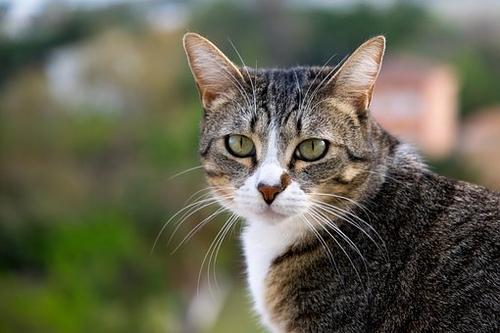
#> input picture cv/data/cat.jpg, 500 x 333 px
$ python '图像直方图均衡化.py'
#> lines starting #> are read from the running program, lines starting #| are printed output that depends on the picture
#!/usr/bin/env python
#coding:utf-8
import cv2
import numpy as np
import matplotlib.pyplot as plt

def ImgHist(img, type):
    color = (255, 255, 255)
    wintitle = "gray"
    if type == 31:
        color = (255, 0, 0)
        wintitle = 'B hist'
    elif type == 32:
        color = (0,255,0)
        wintitle = 'G hist'
    elif type == 33:
        color = (0, 0, 255)
        wintitle = 'R hist'

    hist = cv2.calcHist([img],[0],None, [256], [0.0, 255.0])
    minV, maxV, minI, maxI = cv2.minMaxLoc(hist)

    # 创建画布
    histImg = np.zeros([256,256,3], np.uint8)

    for h in range(0, 256):
        tmpNorm = int(hist[h] * 256 / maxV)
        cv2.line(histImg, (h, 256), (h, 256-tmpNorm), color)

    cv2.imshow('histImg', histImg)
    cv2.waitKey(1000)


def gray_hist(img):
    gray = cv2.cvtColor(img, cv2.COLOR_BGR2GRAY)
    dst = cv2.equalizeHist(gray)
    cv2.imshow('gray_hist', dst)

def color_hist(img):
    simg = cv2.split(img)
    for i in range(0, 3):
        simg[i] = cv2.equalizeHist(simg[i])

    dst = cv2.merge(simg)
    cv2.imshow("color_hist", dst)


def YUV_hist(img):
    yuv = cv2.cvtColor(img, cv2.COLOR_BGR2YUV)

    simg = cv2.split(yuv)
    for i in range(0, 3):
        simg[i] = cv2.equalizeHist(simg[i])

    dst = cv2.merge(simg)

    dst = cv2.cvtColor(dst, cv2.COLOR_YUV2BGR)
    cv2.imshow("yuv_hist", dst)

if __name__ == '__main__':
    img = cv2.imread('data/cat.jpg', 1)
#> img is the input picture: shape (333, 500, 3); mean B, G, R 81.3, 99.5, 100.4
    cv2.imshow('src', img)

    ch_imgs = cv2.split(img)
    for i in range(0,3):
        ImgHist(ch_imgs[i], 31 + i)
#> this loop made 3 passes
#> (maxV in ImgHist, maxI in ImgHist) on passes 1 to 3: (2886, (0, 0)), (2371, (0, 93)), (1634, (0, 85))
#> pass 1, in ImgHist, `cv2.imshow('histImg', histImg)`:
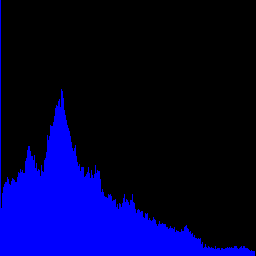
#> window 'histImg': shape (256, 256, 3); mean B, G, R 56.9, 0, 0
#> pass 2, in ImgHist (call 2), `cv2.imshow('histImg', histImg)`:
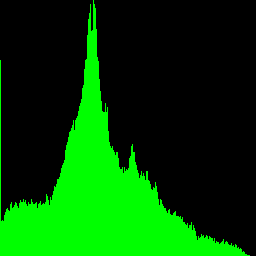
#> window 'histImg': shape (256, 256, 3); mean B, G, R 0, 69.4, 0

    gray_hist(img)
#> in gray_hist, `gray = cv2.cvtColor(img, cv2.COLOR_BGR2GRAY)`:
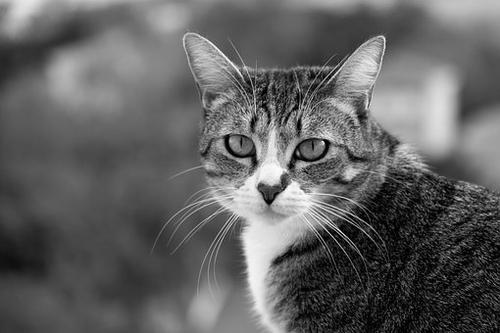
#> gray: shape (333, 500); min 0, max 255, mean 97.7
#> in gray_hist, `dst = cv2.equalizeHist(gray)`:
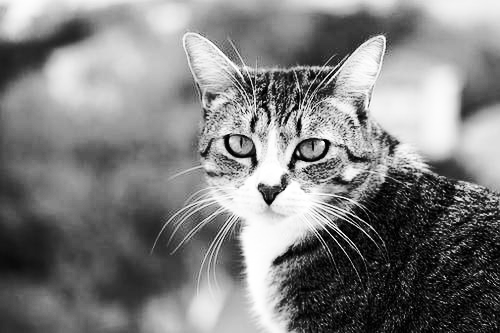
#> dst: shape (333, 500); min 0, max 255, mean 127.6

#> (the run stopped early here; a loop or call above may not have finished)

$ run again, with cv/data/23.png saved as cv/data/cat.jpg
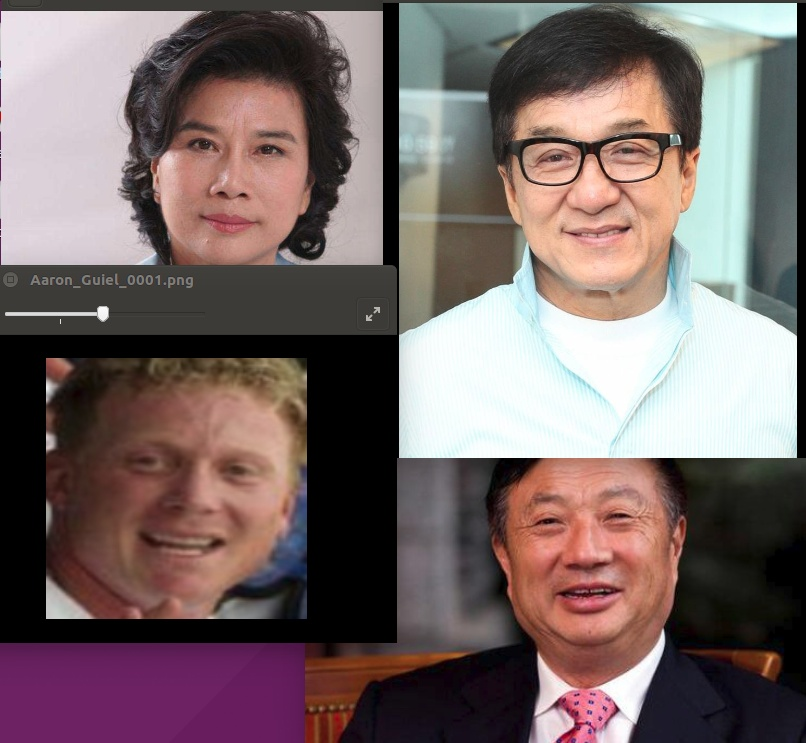
#> input picture cv/data/23.png, 806 x 743 px
#> img is the input picture: shape (743, 806, 3); mean B, G, R 102.5, 103.4, 119.6
#> the loop `for i in range(0,3):` made 3 passes
#> maxV in ImgHist on passes 1 to 3: 60407, 61483, 59141
#> pass 1, in ImgHist, `cv2.imshow('histImg', histImg)`:
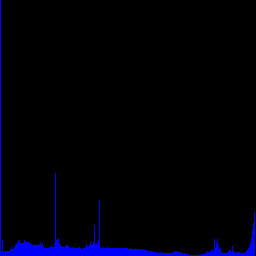
#> window 'histImg': shape (256, 256, 3); mean B, G, R 9.1, 0, 0
#> in gray_hist, `dst = cv2.equalizeHist(gray)`:
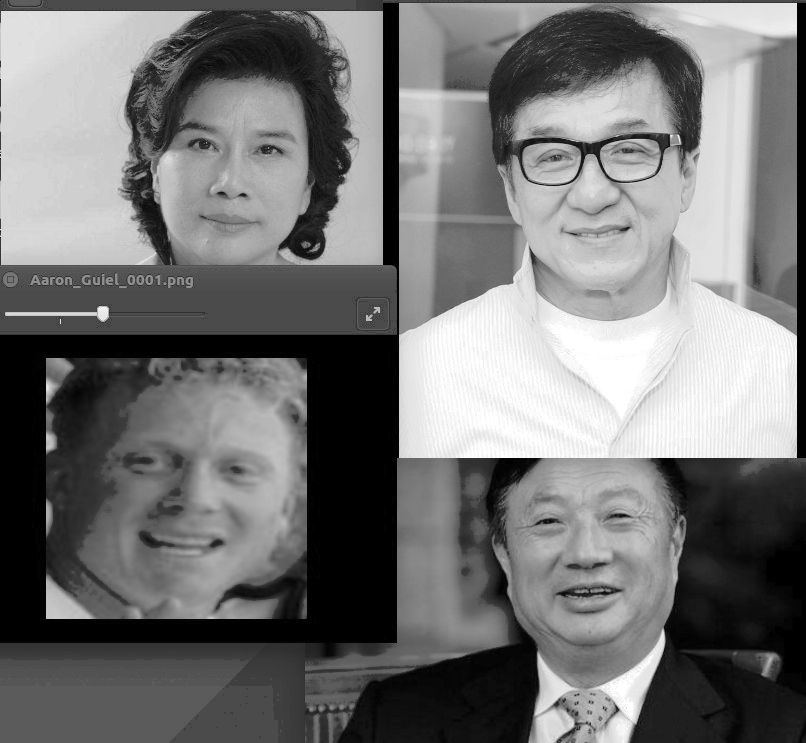
#> dst: shape (743, 806); min 0, max 255, mean 116.1
